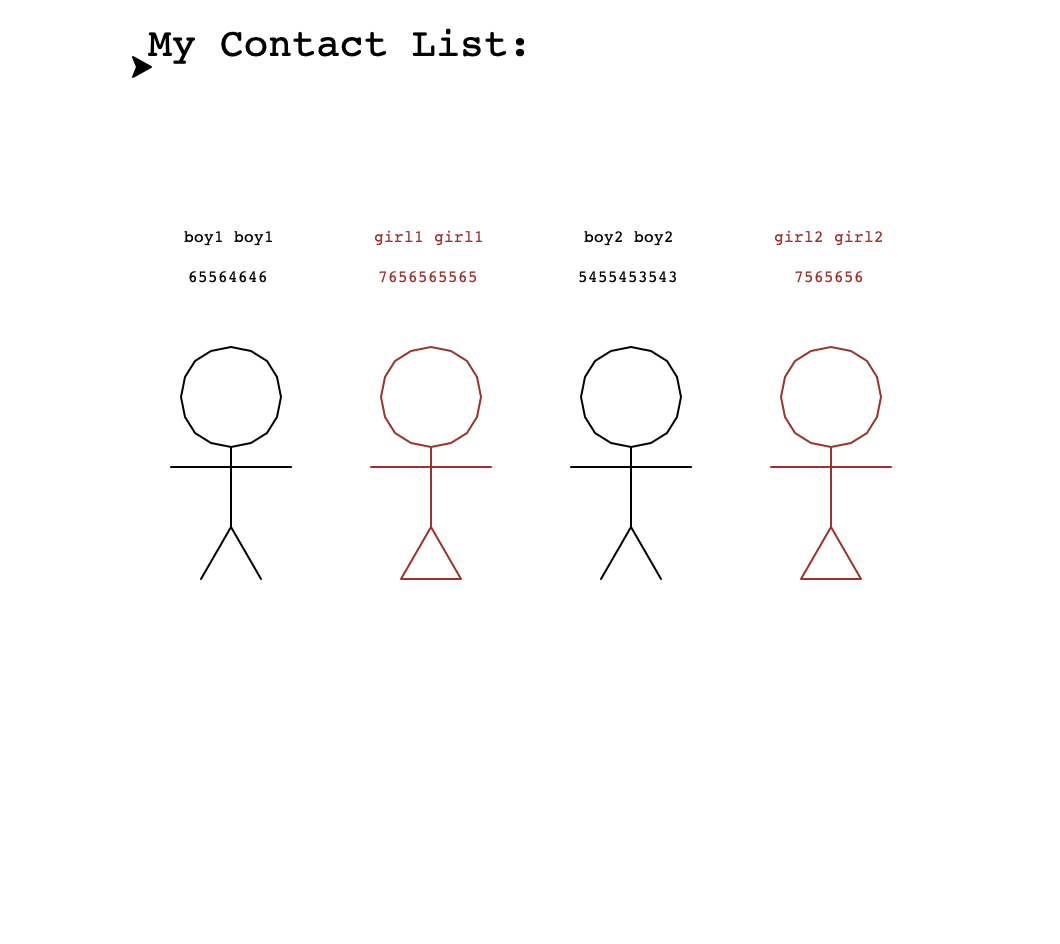

Source code (Python):
#Author: Talha Gill


import turtle
turtle.speed(0)
turtle.penup()
turtle.setpos(-190,170)
turtle.penup()
pen = turtle.Turtle()
turtle.write("My Contact List: ",font=('courier',20))
pen.hideturtle()

fname=[]
lname=[]
genders=[]
numbers=[]
#validate if the length of first name is under 10
def validfname(name):
  if(len(name)<=10):
    fname.append(name)
    return 1
  return 0
#validate if the length of last name is under 10  
def validlname(name):
  if(len(name)<=10):
    lname.append(name)
    return 1
  return 0

leng=int(turtle.numinput('Contacts',"How many contacts you want to add: ",1))

for x in range(leng):
  while(True):
    name=turtle.textinput('First Name',"Enter the first name of  the " + str(x+1) +" person: ")
    if(validfname(name)):
      break
  
  while(True):
    name=turtle.textinput('Last Name',"Enter the Last name of  the " + str(x+1) +" person: ")
    if(validlname(name)):
      break
  
  gender=turtle.textinput('Gender',"Enter the gender of  the " + str(x+1) +" person: ")
  genders.append(gender)
  num=turtle.textinput('Person',"Enter the number of  the " + str(x+1) +" person: ")
  numbers.append(num)
#the following if's are used to adjust the size of stickman relative to the number of contacts
  
if(leng==1 or leng==2):
  move=-100
  fonts=15
  name=180
  side=160
  cir=60
  li1=80
  li2=60
  
if(leng==3):
  move=-130
  name=150
  fonts=10
  side=130
  cir=30
  li1=50
  li2=40
  
if(leng==4):
  move=-150
  fonts=8
  name=120
  side=100
  cir=25
  li1=40
  li2=30
  
if(leng==5):
  move=-150
  fonts=6
  name=100
  side=80
  cir=20
  li1=35
  li2=25
  
if(leng==6):
  move=-170
  fonts=5
  name=85
  side=65
  cir=15
  li1=30
  li2=20
#the following 5 lines of code is done to get the 1st stickman to the most left
pen.up()
pen.setpos(move,-20)
pen.down()
pen.speed(0)
#this for loop print the number of stickman as many as the contacts
for i in range(leng):
  #this if moves the other stickman to the left of the first one
  if(i!=0):
    pen = turtle.Turtle()
    pen.up()
    pen.setpos(move,-20)
    pen.down()
    pen.speed(0)
  #these two if's checks the gender and change the color of stickman
  if(genders[i].lower()=="female"):
    pen.color("brown")
    
  if(genders[i].lower()=="male"):
    pen.color("black")
  #.setheading is a function that determines where the turtle head would move, at what angle, i.e. at 90 meaning up
  #.forward function moves the turtle to the given angle
  pen.circle(cir)
  pen.setheading(270)
  pen.forward(li1)
  pen.setheading(90)
  pen.forward(li2)
  pen.setheading(0)
  pen.forward(li2)
  pen.setheading(180)
  pen.forward(li2*2)
  pen.setheading(0)
  pen.forward(li2)
  pen.setheading(270)
  pen.forward(li2)
  pen.setheading(300)
  pen.forward(li2)
  pen.setheading(120)
  pen.forward(li2)
  pen.setheading(240)
  pen.forward(li2)
  if(genders[i].lower()=="female"):
    pen.setheading(0)
    pen.forward(li2)
  #this goto moves the turtle over the head of the stickman to print the information
  pen.up()
  pen.setpos(move,name-40)
  pen.pendown()
  #.write is a fucntion which is use to write text in the turtle
  pen.write(fname[i]+" "+lname[i],font=('Courier',fonts),align='center')
  #this goto moves the turtle  below the name to print the contact number
  pen.up()
  pen.setpos(move,side-40)
  pen.down()
  
  pen.write(numbers[i],font=('Courier',fonts),align='center')
  move=move+side
  pen.hideturtle()

  
  
turtle.done()
